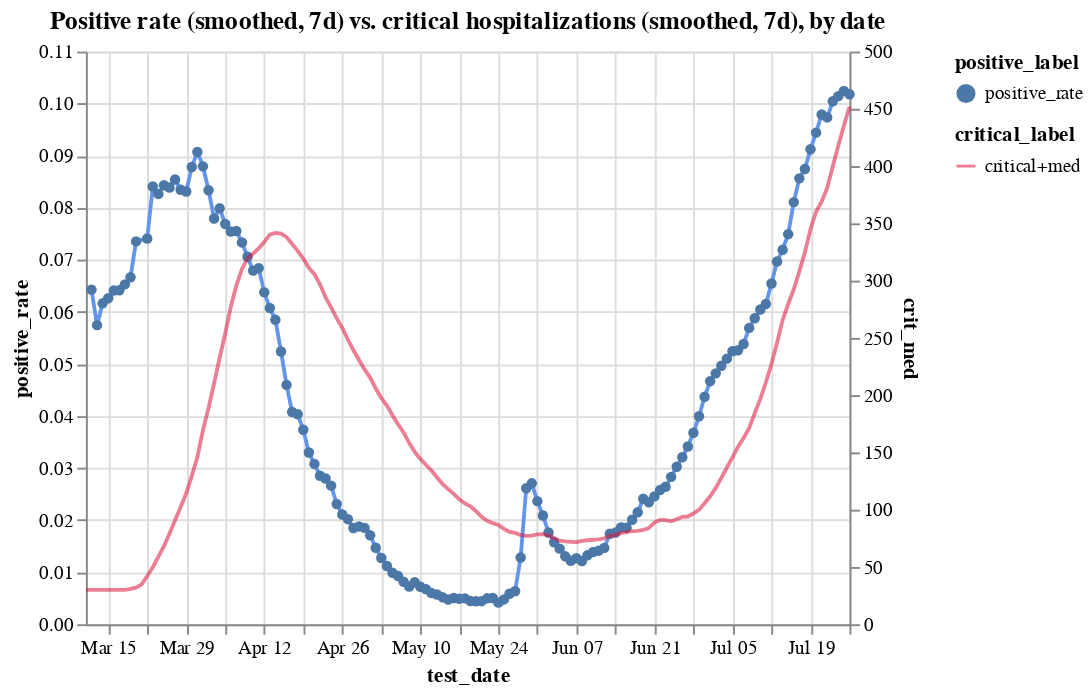

Here is the notebook cell this chart was saved with:
### Code cell
c1 = alt.Chart(hos_and_rate[hos_and_rate.positive_rate<0.115]
               .assign(positive_rate = lambda x: x.positive_rate.ewm(span=7).mean())
               .assign(positive_label ='positive_rate')).mark_line(color='cornflowerblue').encode(
    x='test_date',
    y='positive_rate',
    tooltip=['test_date', 'positive_rate'],
    shape='positive_label'
)
c2 = alt.Chart(hos_and_rate
               .assign(critical_label='critical+med')
               .assign(crit_med = lambda x: (x.critical+x.medium).ewm(span=7).mean())
              ).mark_line(color='crimson').encode(
    x='test_date',
    y='crit_med',
    tooltip=['test_date', 'critical'],
    opacity='critical_label'
)


alt.layer(c1, c2).resolve_scale(y='independent').properties(title='Positive rate (smoothed, 7d) vs. critical hospitalizations (smoothed, 7d), by date')

### Figure 1 — Vega-Lite specification as saved in the notebook (floating-point values rounded to 4 significant figures; data arrays with more than 128 entries replaced by an {"elided": "..."} marker saying what was removed)
{"config": {"view": {"continuousWidth": 400, "continuousHeight": 300}}, "layer": [{"data": {"name": "data-13f0355a0bee7c1d3b81a6444b203863"}, "mark": {"type": "line", "color": "cornflowerblue"}, "encoding": {"shape": {"type": "nominal", "field": "positive_label"}, "tooltip": [{"type": "temporal", "field": "test_date"}, {"type": "quantitative", "field": "positive_rate"}], "x": {"type": "temporal", "field": "test_date"}, "y": {"type": "quantitative", "field": "positive_rate"}}}, {"data": {"name": "data-8c9b5ae1855b32cd1a2ea9a5e718c769"}, "mark": {"type": "line", "color": "crimson"}, "encoding": {"opacity": {"type": "nominal", "field": "critical_label"}, "tooltip": [{"type": "temporal", "field": "test_date"}, {"type": "quantitative", "field": "critical"}], "x": {"type": "temporal", "field": "test_date"}, "y": {"type": "quantitative", "field": "crit_med"}}}], "resolve": {"scale": {"y": "independent"}}, "title": "Positive rate (smoothed, 7d) vs. critical hospitalizations (smoothed, 7d), by date", "$schema": "https://vega.github.io/schema/vega-lite/v4.8.1.json", "datasets": {"data-13f0355a0bee7c1d3b81a6444b203863": {"elided": "136 records"}, "data-8c9b5ae1855b32cd1a2ea9a5e718c769": {"elided": "138 records"}}}
